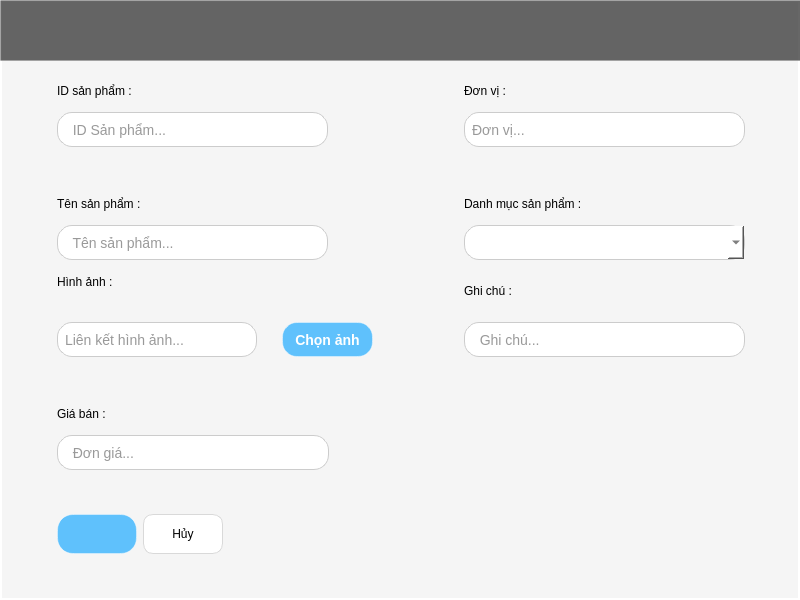
<?xml version="1.0" encoding="UTF-8"?>
<ui version="4.0">
 <class>Form</class>
 <widget class="QWidget" name="Form">
  <property name="geometry">
   <rect>
    <x>0</x>
    <y>0</y>
    <width>800</width>
    <height>600</height>
   </rect>
  </property>
  <property name="windowTitle">
   <string>Form</string>
  </property>
  <property name="styleSheet">
   <string notr="true">#Form {
background: #F5F5F5;
border-bottom-radius : 10px;
border : 2px solid white ;
}</string>
  </property>
  <widget class="QFrame" name="frame">
   <property name="geometry">
    <rect>
     <x>0</x>
     <y>0</y>
     <width>801</width>
     <height>601</height>
    </rect>
   </property>
   <widget class="QLabel" name="them_sua_label">
    <property name="geometry">
     <rect>
      <x>0</x>
      <y>0</y>
      <width>811</width>
      <height>61</height>
     </rect>
    </property>
    <property name="minimumSize">
     <size>
      <width>811</width>
      <height>61</height>
     </size>
    </property>
    <property name="maximumSize">
     <size>
      <width>811</width>
      <height>61</height>
     </size>
    </property>
    <property name="font">
     <font>
      <pointsize>-1</pointsize>
      <weight>75</weight>
      <bold>true</bold>
     </font>
    </property>
    <property name="styleSheet">
     <string notr="true">QLabel {
    background-color:  rgba(40, 40, 40, 180); /* Nền xanh trong suốt */
    color: white;
    font-weight: bold;
    font-size: 14px;

    padding: 8px 16px;
    
    /* Viền sáng */
    border: 1.5px solid rgba(255, 255, 255, 0.4);
    
    /* Đổ bóng - QSS hỗ trợ giới hạn */
    border-style: outset;
    border-width: 1px;
    
    /* Gradient xanh */
}

</string>
    </property>
    <property name="text">
     <string/>
    </property>
   </widget>
   <widget class="QWidget" name="">
    <property name="geometry">
     <rect>
      <x>57</x>
      <y>75</y>
      <width>688</width>
      <height>479</height>
     </rect>
    </property>
    <layout class="QGridLayout" name="gridLayout">
     <item row="0" column="0">
      <layout class="QHBoxLayout" name="horizontalLayout_4">
       <item>
        <layout class="QVBoxLayout" name="verticalLayout">
         <item>
          <widget class="QLabel" name="label_2">
           <property name="minimumSize">
            <size>
             <width>101</width>
             <height>31</height>
            </size>
           </property>
           <property name="font">
            <font>
             <pointsize>9</pointsize>
            </font>
           </property>
           <property name="text">
            <string>ID sản phẩm : </string>
           </property>
          </widget>
         </item>
         <item>
          <widget class="QLineEdit" name="line_id">
           <property name="minimumSize">
            <size>
             <width>271</width>
             <height>35</height>
            </size>
           </property>
           <property name="styleSheet">
            <string notr="true">QLineEdit {
    background-color: #ffffff; /* Màu nền trắng */
    border: 1px solid #cccccc; /* Viền xám nhạt */
    border-radius: 15px; /* Bo góc */
    padding: 5px; /* Khoảng cách bên trong */
    font-size: 14px;
    color: #333333;
}

/* Hiệu ứng khi ô nhập liệu được chọn */
QLineEdit:focus {
    border: 1px solid #4a90e2; /* Viền xanh khi focus */
    background-color: #e6f0fa; /* Nền xanh nhạt khi focus */
}</string>
           </property>
           <property name="placeholderText">
            <string>  ID Sản phẩm...</string>
           </property>
          </widget>
         </item>
        </layout>
       </item>
       <item>
        <spacer name="horizontalSpacer_5">
         <property name="orientation">
          <enum>Qt::Horizontal</enum>
         </property>
         <property name="sizeHint" stdset="0">
          <size>
           <width>48</width>
           <height>20</height>
          </size>
         </property>
        </spacer>
       </item>
       <item>
        <layout class="QVBoxLayout" name="verticalLayout_4">
         <item>
          <widget class="QLabel" name="label_5">
           <property name="minimumSize">
            <size>
             <width>101</width>
             <height>31</height>
            </size>
           </property>
           <property name="font">
            <font>
             <pointsize>9</pointsize>
            </font>
           </property>
           <property name="text">
            <string>Đơn vị : </string>
           </property>
          </widget>
         </item>
         <item>
          <widget class="QLineEdit" name="line_unit">
           <property name="minimumSize">
            <size>
             <width>281</width>
             <height>35</height>
            </size>
           </property>
           <property name="maximumSize">
            <size>
             <width>20000</width>
             <height>16777215</height>
            </size>
           </property>
           <property name="styleSheet">
            <string notr="true">QLineEdit {
    background-color: #ffffff; /* Màu nền trắng */
    border: 1px solid #cccccc; /* Viền xám nhạt */
    border-radius: 15px; /* Bo góc */
    padding: 5px; /* Khoảng cách bên trong */
    font-size: 14px;
    color: #333333;
}

/* Hiệu ứng khi ô nhập liệu được chọn */
QLineEdit:focus {
    border: 1px solid #4a90e2; /* Viền xanh khi focus */
    background-color: #e6f0fa; /* Nền xanh nhạt khi focus */
}</string>
           </property>
           <property name="placeholderText">
            <string>Đơn vị...</string>
           </property>
          </widget>
         </item>
        </layout>
       </item>
      </layout>
     </item>
     <item row="1" column="0">
      <spacer name="verticalSpacer">
       <property name="orientation">
        <enum>Qt::Vertical</enum>
       </property>
       <property name="sizeHint" stdset="0">
        <size>
         <width>20</width>
         <height>18</height>
        </size>
       </property>
      </spacer>
     </item>
     <item row="2" column="0">
      <layout class="QHBoxLayout" name="horizontalLayout_3">
       <item>
        <layout class="QVBoxLayout" name="verticalLayout_2">
         <item>
          <widget class="QLabel" name="label_3">
           <property name="minimumSize">
            <size>
             <width>101</width>
             <height>31</height>
            </size>
           </property>
           <property name="font">
            <font>
             <pointsize>9</pointsize>
            </font>
           </property>
           <property name="text">
            <string>Tên sản phẩm : </string>
           </property>
          </widget>
         </item>
         <item>
          <widget class="QLineEdit" name="line_name">
           <property name="minimumSize">
            <size>
             <width>271</width>
             <height>35</height>
            </size>
           </property>
           <property name="styleSheet">
            <string notr="true">QLineEdit {
    background-color: #ffffff; /* Màu nền trắng */
    border: 1px solid #cccccc; /* Viền xám nhạt */
    border-radius: 15px; /* Bo góc */
    padding: 5px; /* Khoảng cách bên trong */
    font-size: 14px;
    color: #333333;
}

/* Hiệu ứng khi ô nhập liệu được chọn */
QLineEdit:focus {
    border: 1px solid #4a90e2; /* Viền xanh khi focus */
    background-color: #e6f0fa; /* Nền xanh nhạt khi focus */
}</string>
           </property>
           <property name="placeholderText">
            <string>  Tên sản phẩm...</string>
           </property>
          </widget>
         </item>
        </layout>
       </item>
       <item>
        <spacer name="horizontalSpacer">
         <property name="orientation">
          <enum>Qt::Horizontal</enum>
         </property>
         <property name="sizeHint" stdset="0">
          <size>
           <width>108</width>
           <height>20</height>
          </size>
         </property>
        </spacer>
       </item>
       <item>
        <layout class="QVBoxLayout" name="verticalLayout_3">
         <item>
          <widget class="QLabel" name="label_4">
           <property name="minimumSize">
            <size>
             <width>131</width>
             <height>31</height>
            </size>
           </property>
           <property name="font">
            <font>
             <pointsize>9</pointsize>
            </font>
           </property>
           <property name="text">
            <string>Danh mục sản phẩm : </string>
           </property>
          </widget>
         </item>
         <item>
          <widget class="QComboBox" name="combo_box_danhmuc">
           <property name="minimumSize">
            <size>
             <width>281</width>
             <height>35</height>
            </size>
           </property>
           <property name="styleSheet">
            <string notr="true">QComboBox {
    background-color: #ffffff; /* Màu nền trắng */
    border: 1px solid #cccccc; /* Viền xám nhạt */
    border-radius: 15px; /* Bo góc */
    padding: 5px; /* Khoảng cách bên trong */
    font-size: 14px;
    color: #333333;
}

/* Hiệu ứng khi ô nhập liệu được chọn */
QComboBox:focus {
    border: 1px solid #4a90e2; /* Viền xanh khi focus */
    background-color: #e6f0fa; /* Nền xanh nhạt khi focus */
}</string>
           </property>
          </widget>
         </item>
        </layout>
       </item>
      </layout>
     </item>
     <item row="3" column="0">
      <layout class="QHBoxLayout" name="horizontalLayout_7">
       <item>
        <layout class="QHBoxLayout" name="horizontalLayout">
         <property name="spacing">
          <number>25</number>
         </property>
         <item>
          <layout class="QVBoxLayout" name="verticalLayout_9">
           <item>
            <widget class="QLabel" name="label_10">
             <property name="minimumSize">
              <size>
               <width>121</width>
               <height>31</height>
              </size>
             </property>
             <property name="font">
              <font>
               <pointsize>9</pointsize>
              </font>
             </property>
             <property name="text">
              <string>Hình ảnh : </string>
             </property>
            </widget>
           </item>
           <item>
            <widget class="QLineEdit" name="line_link_hinhanh">
             <property name="minimumSize">
              <size>
               <width>200</width>
               <height>35</height>
              </size>
             </property>
             <property name="styleSheet">
              <string notr="true">QLineEdit {
    background-color: #ffffff; /* Màu nền trắng */
    border: 1px solid #cccccc; /* Viền xám nhạt */
    border-radius: 15px; /* Bo góc */
    padding: 5px; /* Khoảng cách bên trong */
    font-size: 14px;
    color: #333333;
}

/* Hiệu ứng khi ô nhập liệu được chọn */
QLineEdit:focus {
    border: 1px solid #4a90e2; /* Viền xanh khi focus */
    background-color: #e6f0fa; /* Nền xanh nhạt khi focus */
}</string>
             </property>
             <property name="placeholderText">
              <string>Liên kết hình ảnh...</string>
             </property>
            </widget>
           </item>
          </layout>
         </item>
         <item>
          <layout class="QVBoxLayout" name="verticalLayout_5">
           <item>
            <spacer name="verticalSpacer_2">
             <property name="orientation">
              <enum>Qt::Vertical</enum>
             </property>
             <property name="sizeHint" stdset="0">
              <size>
               <width>20</width>
               <height>13</height>
              </size>
             </property>
            </spacer>
           </item>
           <item>
            <widget class="QPushButton" name="chon_anh_btn">
             <property name="minimumSize">
              <size>
               <width>91</width>
               <height>35</height>
              </size>
             </property>
             <property name="styleSheet">
              <string notr="true">QPushButton {
    background-color:  rgba(30, 170, 255, 0.7); /* Nền xanh trong suốt */
    color: white;
    font-weight: bold;
    font-size: 14px;
    border-radius: 15px;
    
    /* Viền sáng */
    border: 1.5px solid rgba(255, 255, 255, 0.4);
    
    /* Đổ bóng - QSS hỗ trợ giới hạn */
    border-style: outset;
    border-width: 1px;
    
    /* Gradient xanh */
}

QPushButton:hover {
    background-color: rgba(30, 170, 255, 0.5); /* Xanh sáng hơn khi hover */
    border: 1.5px solid rgba(255, 255, 255, 0.6);
}

QPushButton:pressed {
    background-color: rgba(0, 120, 200, 0.4);
    border: 1.5px solid rgba(255, 255, 255, 0.3);
    padding-top: 9px; /* Tạo hiệu ứng nhấn xuống */
    padding-left: 17px;
}
</string>
             </property>
             <property name="text">
              <string>Chọn ảnh</string>
             </property>
            </widget>
           </item>
          </layout>
         </item>
        </layout>
       </item>
       <item>
        <spacer name="horizontalSpacer_2">
         <property name="orientation">
          <enum>Qt::Horizontal</enum>
         </property>
         <property name="sizeHint" stdset="0">
          <size>
           <width>40</width>
           <height>20</height>
          </size>
         </property>
        </spacer>
       </item>
       <item>
        <layout class="QVBoxLayout" name="verticalLayout_6">
         <item>
          <widget class="QLabel" name="label_7">
           <property name="minimumSize">
            <size>
             <width>121</width>
             <height>31</height>
            </size>
           </property>
           <property name="font">
            <font>
             <pointsize>9</pointsize>
            </font>
           </property>
           <property name="text">
            <string>Ghi chú :</string>
           </property>
          </widget>
         </item>
         <item>
          <widget class="QLineEdit" name="line_ghiChu">
           <property name="minimumSize">
            <size>
             <width>281</width>
             <height>35</height>
            </size>
           </property>
           <property name="styleSheet">
            <string notr="true">QLineEdit {
    background-color: #ffffff; /* Màu nền trắng */
    border: 1px solid #cccccc; /* Viền xám nhạt */
    border-radius: 15px; /* Bo góc */
    padding: 5px; /* Khoảng cách bên trong */
    font-size: 14px;
    color: #333333;
}

/* Hiệu ứng khi ô nhập liệu được chọn */
QLineEdit:focus {
    border: 1px solid #4a90e2; /* Viền xanh khi focus */
    background-color: #e6f0fa; /* Nền xanh nhạt khi focus */
}</string>
           </property>
           <property name="placeholderText">
            <string>  Ghi chú...</string>
           </property>
          </widget>
         </item>
        </layout>
       </item>
      </layout>
     </item>
     <item row="4" column="0">
      <spacer name="verticalSpacer_3">
       <property name="orientation">
        <enum>Qt::Vertical</enum>
       </property>
       <property name="sizeHint" stdset="0">
        <size>
         <width>20</width>
         <height>18</height>
        </size>
       </property>
      </spacer>
     </item>
     <item row="5" column="0">
      <layout class="QHBoxLayout" name="horizontalLayout_5">
       <item>
        <layout class="QVBoxLayout" name="verticalLayout_7">
         <item>
          <widget class="QLabel" name="label_8">
           <property name="minimumSize">
            <size>
             <width>81</width>
             <height>31</height>
            </size>
           </property>
           <property name="font">
            <font>
             <pointsize>9</pointsize>
            </font>
           </property>
           <property name="text">
            <string>Giá bán :  </string>
           </property>
          </widget>
         </item>
         <item>
          <widget class="QLineEdit" name="line_gia_ban">
           <property name="minimumSize">
            <size>
             <width>242</width>
             <height>35</height>
            </size>
           </property>
           <property name="maximumSize">
            <size>
             <width>272</width>
             <height>16777215</height>
            </size>
           </property>
           <property name="styleSheet">
            <string notr="true">QLineEdit {
    background-color: #ffffff; /* Màu nền trắng */
    border: 1px solid #cccccc; /* Viền xám nhạt */
    border-radius: 15px; /* Bo góc */
    padding: 5px; /* Khoảng cách bên trong */
    font-size: 14px;
    color: #333333;
}

/* Hiệu ứng khi ô nhập liệu được chọn */
QLineEdit:focus {
    border: 1px solid #4a90e2; /* Viền xanh khi focus */
    background-color: #e6f0fa; /* Nền xanh nhạt khi focus */
}</string>
           </property>
           <property name="placeholderText">
            <string>  Đơn giá...</string>
           </property>
          </widget>
         </item>
        </layout>
       </item>
       <item>
        <spacer name="horizontalSpacer_3">
         <property name="orientation">
          <enum>Qt::Horizontal</enum>
         </property>
         <property name="sizeHint" stdset="0">
          <size>
           <width>40</width>
           <height>20</height>
          </size>
         </property>
        </spacer>
       </item>
      </layout>
     </item>
     <item row="6" column="0">
      <spacer name="verticalSpacer_4">
       <property name="orientation">
        <enum>Qt::Vertical</enum>
       </property>
       <property name="sizeHint" stdset="0">
        <size>
         <width>20</width>
         <height>38</height>
        </size>
       </property>
      </spacer>
     </item>
     <item row="7" column="0">
      <layout class="QHBoxLayout" name="horizontalLayout_6">
       <item>
        <layout class="QHBoxLayout" name="horizontalLayout_2">
         <item>
          <widget class="QPushButton" name="them_btn">
           <property name="minimumSize">
            <size>
             <width>80</width>
             <height>40</height>
            </size>
           </property>
           <property name="styleSheet">
            <string notr="true">QPushButton {
    background-color:  rgba(30, 170, 255, 0.7); /* Nền xanh trong suốt */
    color: white;
    font-weight: bold;
    font-size: 14px;
    border-radius: 16px;
    padding: 8px 16px;
    
    /* Viền sáng */
    border: 1.5px solid rgba(255, 255, 255, 0.4);
    
    /* Đổ bóng - QSS hỗ trợ giới hạn */
    border-style: outset;
    border-width: 1px;
    
    /* Gradient xanh */
}

QPushButton:hover {
    background-color: rgba(30, 170, 255, 0.5); /* Xanh sáng hơn khi hover */
    border: 1.5px solid rgba(255, 255, 255, 0.6);
}

QPushButton:pressed {
    background-color: rgba(0, 120, 200, 0.4);
    border: 1.5px solid rgba(255, 255, 255, 0.3);
    padding-top: 9px; /* Tạo hiệu ứng nhấn xuống */
    padding-left: 17px;
}
</string>
           </property>
           <property name="text">
            <string/>
           </property>
          </widget>
         </item>
         <item>
          <widget class="QPushButton" name="huy_btn">
           <property name="minimumSize">
            <size>
             <width>80</width>
             <height>40</height>
            </size>
           </property>
           <property name="styleSheet">
            <string notr="true">#huy_btn {
    background-color: white;
    color: black;
    border: 1px solid #d9d9d9;
    font-family: Arial, sans-serif;
    font-size: 12px;
    border-radius: 10px;
    padding: 5px 15px; /* Khoảng cách trong nút */
}

/* Hover effect */
#huy_btn:hover {
    background-color: #f5f5f5;  /* Nhẹ hơn để tạo hiệu ứng phản hồi */
    border: 1px solid #a0a0a0;  /* Viền đậm hơn một chút khi hover */
    color: black;
}
</string>
           </property>
           <property name="text">
            <string>Hủy</string>
           </property>
          </widget>
         </item>
        </layout>
       </item>
       <item>
        <spacer name="horizontalSpacer_4">
         <property name="orientation">
          <enum>Qt::Horizontal</enum>
         </property>
         <property name="sizeHint" stdset="0">
          <size>
           <width>508</width>
           <height>20</height>
          </size>
         </property>
        </spacer>
       </item>
      </layout>
     </item>
    </layout>
   </widget>
  </widget>
 </widget>
 <resources/>
 <connections/>
</ui>
